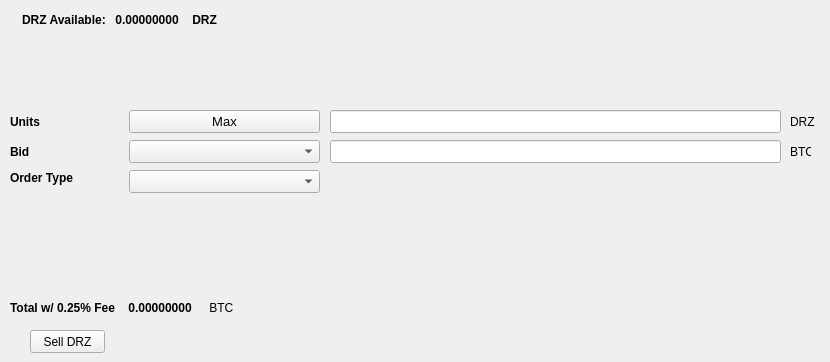
   <widget class="QWidget" name="SellTab">
    <attribute name="title">
     <string>Sell</string>
    </attribute>
    <widget class="QLabel" name="label_16">
     <property name="geometry">
      <rect>
       <x>790</x>
       <y>140</y>
       <width>21</width>
       <height>23</height>
      </rect>
     </property>
     <property name="text">
      <string>BTC</string>
     </property>
    </widget>
    <widget class="QComboBox" name="SellBidcomboBox">
     <property name="geometry">
      <rect>
       <x>129</x>
       <y>140</y>
       <width>191</width>
       <height>23</height>
      </rect>
     </property>
     <property name="font">
      <font>
       <pointsize>10</pointsize>
      </font>
     </property>
    </widget>
    <widget class="QLabel" name="label_18">
     <property name="geometry">
      <rect>
       <x>10</x>
       <y>110</y>
       <width>46</width>
       <height>23</height>
      </rect>
     </property>
     <property name="font">
      <font>
       <weight>75</weight>
       <bold>true</bold>
      </font>
     </property>
     <property name="text">
      <string>Units</string>
     </property>
    </widget>
    <widget class="QPushButton" name="Sell_Max_Amount">
     <property name="geometry">
      <rect>
       <x>129</x>
       <y>110</y>
       <width>191</width>
       <height>23</height>
      </rect>
     </property>
     <property name="font">
      <font>
       <pointsize>10</pointsize>
      </font>
     </property>
     <property name="text">
      <string>Max</string>
     </property>
    </widget>
    <widget class="QLabel" name="label_20">
     <property name="geometry">
      <rect>
       <x>10</x>
       <y>170</y>
       <width>71</width>
       <height>16</height>
      </rect>
     </property>
     <property name="font">
      <font>
       <weight>75</weight>
       <bold>true</bold>
      </font>
     </property>
     <property name="text">
      <string>Order Type</string>
     </property>
    </widget>
    <widget class="QComboBox" name="SellOrdertypeCombo">
     <property name="geometry">
      <rect>
       <x>129</x>
       <y>170</y>
       <width>191</width>
       <height>23</height>
      </rect>
     </property>
     <property name="font">
      <font>
       <pointsize>10</pointsize>
      </font>
     </property>
    </widget>
    <widget class="QLabel" name="label_21">
     <property name="geometry">
      <rect>
       <x>10</x>
       <y>140</y>
       <width>46</width>
       <height>23</height>
      </rect>
     </property>
     <property name="font">
      <font>
       <weight>75</weight>
       <bold>true</bold>
      </font>
     </property>
     <property name="text">
      <string>Bid</string>
     </property>
    </widget>
    <widget class="QLabel" name="label_22">
     <property name="geometry">
      <rect>
       <x>790</x>
       <y>110</y>
       <width>31</width>
       <height>23</height>
      </rect>
     </property>
     <property name="text">
      <string>DRZ</string>
     </property>
    </widget>
    <widget class="QLineEdit" name="UnitsInputDRZ">
     <property name="geometry">
      <rect>
       <x>330</x>
       <y>110</y>
       <width>451</width>
       <height>23</height>
      </rect>
     </property>
     <property name="font">
      <font>
       <pointsize>9</pointsize>
       <weight>75</weight>
       <bold>true</bold>
      </font>
     </property>
    </widget>
    <widget class="QLineEdit" name="SellBidPriceEdit">
     <property name="geometry">
      <rect>
       <x>330</x>
       <y>140</y>
       <width>451</width>
       <height>23</height>
      </rect>
     </property>
     <property name="font">
      <font>
       <pointsize>9</pointsize>
       <weight>75</weight>
       <bold>true</bold>
      </font>
     </property>
    </widget>
    <widget class="QPushButton" name="SellDRZBTN">
     <property name="geometry">
      <rect>
       <x>30</x>
       <y>330</y>
       <width>75</width>
       <height>23</height>
      </rect>
     </property>
     <property name="text">
      <string>Sell DRZ</string>
     </property>
    </widget>
    <widget class="QWidget" name="layoutWidget_3">
     <property name="geometry">
      <rect>
       <x>22</x>
       <y>12</y>
       <width>221</width>
       <height>16</height>
      </rect>
     </property>
     <layout class="QHBoxLayout" name="horizontalLayout">
      <item>
       <widget class="QLabel" name="label232_2">
        <property name="font">
         <font>
          <weight>75</weight>
          <bold>true</bold>
         </font>
        </property>
        <property name="text">
         <string>DRZ Available:</string>
        </property>
       </widget>
      </item>
      <item>
       <widget class="QLabel" name="DRZAvailableLabel">
        <property name="palette">
         <palette>
          <active>
           <colorrole role="WindowText">
            <brush brushstyle="SolidPattern">
             <color alpha="255">
              <red>0</red>
              <green>0</green>
              <blue>0</blue>
             </color>
            </brush>
           </colorrole>
           <colorrole role="Button">
            <brush brushstyle="SolidPattern">
             <color alpha="255">
              <red>0</red>
              <green>170</green>
              <blue>0</blue>
             </color>
            </brush>
           </colorrole>
           <colorrole role="Light">
            <brush brushstyle="SolidPattern">
             <color alpha="255">
              <red>0</red>
              <green>255</green>
              <blue>0</blue>
             </color>
            </brush>
           </colorrole>
           <colorrole role="Midlight">
            <brush brushstyle="SolidPattern">
             <color alpha="255">
              <red>0</red>
              <green>212</green>
              <blue>0</blue>
             </color>
            </brush>
           </colorrole>
           <colorrole role="Dark">
            <brush brushstyle="SolidPattern">
             <color alpha="255">
              <red>0</red>
              <green>85</green>
              <blue>0</blue>
             </color>
            </brush>
           </colorrole>
           <colorrole role="Mid">
            <brush brushstyle="SolidPattern">
             <color alpha="255">
              <red>0</red>
              <green>113</green>
              <blue>0</blue>
             </color>
            </brush>
           </colorrole>
           <colorrole role="Text">
            <brush brushstyle="SolidPattern">
             <color alpha="255">
              <red>0</red>
              <green>170</green>
              <blue>0</blue>
             </color>
            </brush>
           </colorrole>
           <colorrole role="BrightText">
            <brush brushstyle="SolidPattern">
             <color alpha="255">
              <red>255</red>
              <green>255</green>
              <blue>255</blue>
             </color>
            </brush>
           </colorrole>
           <colorrole role="ButtonText">
            <brush brushstyle="SolidPattern">
             <color alpha="255">
              <red>0</red>
              <green>0</green>
              <blue>0</blue>
             </color>
            </brush>
           </colorrole>
           <colorrole role="Base">
            <brush brushstyle="SolidPattern">
             <color alpha="255">
              <red>255</red>
              <green>255</green>
              <blue>255</blue>
             </color>
            </brush>
           </colorrole>
           <colorrole role="Window">
            <brush brushstyle="SolidPattern">
             <color alpha="255">
              <red>0</red>
              <green>170</green>
              <blue>0</blue>
             </color>
            </brush>
           </colorrole>
           <colorrole role="Shadow">
            <brush brushstyle="SolidPattern">
             <color alpha="255">
              <red>0</red>
              <green>0</green>
              <blue>0</blue>
             </color>
            </brush>
           </colorrole>
           <colorrole role="AlternateBase">
            <brush brushstyle="SolidPattern">
             <color alpha="255">
              <red>127</red>
              <green>212</green>
              <blue>127</blue>
             </color>
            </brush>
           </colorrole>
           <colorrole role="ToolTipBase">
            <brush brushstyle="SolidPattern">
             <color alpha="255">
              <red>255</red>
              <green>255</green>
              <blue>220</blue>
             </color>
            </brush>
           </colorrole>
           <colorrole role="ToolTipText">
            <brush brushstyle="SolidPattern">
             <color alpha="255">
              <red>0</red>
              <green>0</green>
              <blue>0</blue>
             </color>
            </brush>
           </colorrole>
          </active>
          <inactive>
           <colorrole role="WindowText">
            <brush brushstyle="SolidPattern">
             <color alpha="255">
              <red>0</red>
              <green>0</green>
              <blue>0</blue>
             </color>
            </brush>
           </colorrole>
           <colorrole role="Button">
            <brush brushstyle="SolidPattern">
             <color alpha="255">
              <red>0</red>
              <green>170</green>
              <blue>0</blue>
             </color>
            </brush>
           </colorrole>
           <colorrole role="Light">
            <brush brushstyle="SolidPattern">
             <color alpha="255">
              <red>0</red>
              <green>255</green>
              <blue>0</blue>
             </color>
            </brush>
           </colorrole>
           <colorrole role="Midlight">
            <brush brushstyle="SolidPattern">
             <color alpha="255">
              <red>0</red>
              <green>212</green>
              <blue>0</blue>
             </color>
            </brush>
           </colorrole>
           <colorrole role="Dark">
            <brush brushstyle="SolidPattern">
             <color alpha="255">
              <red>0</red>
              <green>85</green>
              <blue>0</blue>
             </color>
            </brush>
           </colorrole>
           <colorrole role="Mid">
            <brush brushstyle="SolidPattern">
             <color alpha="255">
              <red>0</red>
              <green>113</green>
              <blue>0</blue>
             </color>
            </brush>
           </colorrole>
           <colorrole role="Text">
            <brush brushstyle="SolidPattern">
             <color alpha="255">
              <red>0</red>
              <green>170</green>
              <blue>0</blue>
             </color>
            </brush>
           </colorrole>
           <colorrole role="BrightText">
            <brush brushstyle="SolidPattern">
             <color alpha="255">
              <red>255</red>
              <green>255</green>
              <blue>255</blue>
             </color>
            </brush>
           </colorrole>
           <colorrole role="ButtonText">
            <brush brushstyle="SolidPattern">
             <color alpha="255">
              <red>0</red>
              <green>0</green>
              <blue>0</blue>
             </color>
            </brush>
           </colorrole>
           <colorrole role="Base">
            <brush brushstyle="SolidPattern">
             <color alpha="255">
              <red>255</red>
              <green>255</green>
              <blue>255</blue>
             </color>
            </brush>
           </colorrole>
           <colorrole role="Window">
            <brush brushstyle="SolidPattern">
             <color alpha="255">
              <red>0</red>
              <green>170</green>
              <blue>0</blue>
             </color>
            </brush>
           </colorrole>
           <colorrole role="Shadow">
            <brush brushstyle="SolidPattern">
             <color alpha="255">
              <red>0</red>
              <green>0</green>
              <blue>0</blue>
             </color>
            </brush>
           </colorrole>
           <colorrole role="AlternateBase">
            <brush brushstyle="SolidPattern">
             <color alpha="255">
              <red>127</red>
              <green>212</green>
              <blue>127</blue>
             </color>
            </brush>
           </colorrole>
           <colorrole role="ToolTipBase">
            <brush brushstyle="SolidPattern">
             <color alpha="255">
              <red>255</red>
              <green>255</green>
              <blue>220</blue>
             </color>
            </brush>
           </colorrole>
           <colorrole role="ToolTipText">
            <brush brushstyle="SolidPattern">
             <color alpha="255">
              <red>0</red>
              <green>0</green>
              <blue>0</blue>
             </color>
            </brush>
           </colorrole>
          </inactive>
          <disabled>
           <colorrole role="WindowText">
            <brush brushstyle="SolidPattern">
             <color alpha="255">
              <red>0</red>
              <green>85</green>
              <blue>0</blue>
             </color>
            </brush>
           </colorrole>
           <colorrole role="Button">
            <brush brushstyle="SolidPattern">
             <color alpha="255">
              <red>0</red>
              <green>170</green>
              <blue>0</blue>
             </color>
            </brush>
           </colorrole>
           <colorrole role="Light">
            <brush brushstyle="SolidPattern">
             <color alpha="255">
              <red>0</red>
              <green>255</green>
              <blue>0</blue>
             </color>
            </brush>
           </colorrole>
           <colorrole role="Midlight">
            <brush brushstyle="SolidPattern">
             <color alpha="255">
              <red>0</red>
              <green>212</green>
              <blue>0</blue>
             </color>
            </brush>
           </colorrole>
           <colorrole role="Dark">
            <brush brushstyle="SolidPattern">
             <color alpha="255">
              <red>0</red>
              <green>85</green>
              <blue>0</blue>
             </color>
            </brush>
           </colorrole>
           <colorrole role="Mid">
            <brush brushstyle="SolidPattern">
             <color alpha="255">
              <red>0</red>
              <green>113</green>
              <blue>0</blue>
             </color>
            </brush>
           </colorrole>
           <colorrole role="Text">
            <brush brushstyle="SolidPattern">
             <color alpha="255">
              <red>0</red>
              <green>85</green>
              <blue>0</blue>
             </color>
            </brush>
           </colorrole>
           <colorrole role="BrightText">
            <brush brushstyle="SolidPattern">
             <color alpha="255">
              <red>255</red>
              <green>255</green>
              <blue>255</blue>
             </color>
            </brush>
           </colorrole>
           <colorrole role="ButtonText">
            <brush brushstyle="SolidPattern">
             <color alpha="255">
              <red>0</red>
              <green>85</green>
              <blue>0</blue>
             </color>
            </brush>
           </colorrole>
           <colorrole role="Base">
            <brush brushstyle="SolidPattern">
             <color alpha="255">
              <red>0</red>
              <green>170</green>
              <blue>0</blue>
             </color>
            </brush>
           </colorrole>
           <colorrole role="Window">
            <brush brushstyle="SolidPattern">
             <color alpha="255">
              <red>0</red>
              <green>170</green>
              <blue>0</blue>
             </color>
            </brush>
           </colorrole>
           <colorrole role="Shadow">
            <brush brushstyle="SolidPattern">
             <color alpha="255">
              <red>0</red>
              <green>0</green>
              <blue>0</blue>
             </color>
            </brush>
           </colorrole>
           <colorrole role="AlternateBase">
            <brush brushstyle="SolidPattern">
             <color alpha="255">
              <red>0</red>
              <green>170</green>
              <blue>0</blue>
             </color>
            </brush>
           </colorrole>
           <colorrole role="ToolTipBase">
            <brush brushstyle="SolidPattern">
             <color alpha="255">
              <red>255</red>
              <green>255</green>
              <blue>220</blue>
             </color>
            </brush>
           </colorrole>
           <colorrole role="ToolTipText">
            <brush brushstyle="SolidPattern">
             <color alpha="255">
              <red>0</red>
              <green>0</green>
              <blue>0</blue>
             </color>
            </brush>
           </colorrole>
          </disabled>
         </palette>
        </property>
        <property name="font">
         <font>
          <weight>75</weight>
          <bold>true</bold>
         </font>
        </property>
        <property name="text">
         <string> 0.00000000 </string>
        </property>
        <property name="textInteractionFlags">
         <set>Qt::LinksAccessibleByMouse|Qt::TextSelectableByKeyboard|Qt::TextSelectableByMouse</set>
        </property>
       </widget>
      </item>
      <item>
       <widget class="QLabel" name="labelDRZ">
        <property name="font">
         <font>
          <weight>75</weight>
          <bold>true</bold>
         </font>
        </property>
        <property name="text">
         <string> DRZ</string>
        </property>
       </widget>
      </item>
     </layout>
    </widget>
    <widget class="QWidget" name="layoutWidget_4">
     <property name="geometry">
      <rect>
       <x>10</x>
       <y>300</y>
       <width>271</width>
       <height>16</height>
      </rect>
     </property>
     <layout class="QHBoxLayout" name="horizontalLayout_2">
      <item>
       <widget class="QLabel" name="label_19">
        <property name="font">
         <font>
          <weight>75</weight>
          <bold>true</bold>
         </font>
        </property>
        <property name="text">
         <string>Total w/ 0.25% Fee </string>
        </property>
       </widget>
      </item>
      <item>
       <widget class="QLabel" name="SellCostLabel">
        <property name="palette">
         <palette>
          <active>
           <colorrole role="WindowText">
            <brush brushstyle="SolidPattern">
             <color alpha="255">
              <red>0</red>
              <green>0</green>
              <blue>0</blue>
             </color>
            </brush>
           </colorrole>
           <colorrole role="Button">
            <brush brushstyle="SolidPattern">
             <color alpha="255">
              <red>0</red>
              <green>170</green>
              <blue>0</blue>
             </color>
            </brush>
           </colorrole>
           <colorrole role="Light">
            <brush brushstyle="SolidPattern">
             <color alpha="255">
              <red>0</red>
              <green>255</green>
              <blue>0</blue>
             </color>
            </brush>
           </colorrole>
           <colorrole role="Midlight">
            <brush brushstyle="SolidPattern">
             <color alpha="255">
              <red>0</red>
              <green>212</green>
              <blue>0</blue>
             </color>
            </brush>
           </colorrole>
           <colorrole role="Dark">
            <brush brushstyle="SolidPattern">
             <color alpha="255">
              <red>0</red>
              <green>85</green>
              <blue>0</blue>
             </color>
            </brush>
           </colorrole>
           <colorrole role="Mid">
            <brush brushstyle="SolidPattern">
             <color alpha="255">
              <red>0</red>
              <green>113</green>
              <blue>0</blue>
             </color>
            </brush>
           </colorrole>
           <colorrole role="Text">
            <brush brushstyle="SolidPattern">
             <color alpha="255">
              <red>0</red>
              <green>170</green>
              <blue>0</blue>
             </color>
            </brush>
           </colorrole>
           <colorrole role="BrightText">
            <brush brushstyle="SolidPattern">
             <color alpha="255">
              <red>255</red>
              <green>255</green>
              <blue>255</blue>
             </color>
            </brush>
           </colorrole>
           <colorrole role="ButtonText">
            <brush brushstyle="SolidPattern">
             <color alpha="255">
              <red>0</red>
              <green>0</green>
              <blue>0</blue>
             </color>
            </brush>
           </colorrole>
           <colorrole role="Base">
            <brush brushstyle="SolidPattern">
             <color alpha="255">
              <red>255</red>
              <green>255</green>
              <blue>255</blue>
             </color>
            </brush>
           </colorrole>
           <colorrole role="Window">
            <brush brushstyle="SolidPattern">
             <color alpha="255">
              <red>0</red>
              <green>170</green>
              <blue>0</blue>
             </color>
            </brush>
           </colorrole>
           <colorrole role="Shadow">
            <brush brushstyle="SolidPattern">
             <color alpha="255">
              <red>0</red>
              <green>0</green>
              <blue>0</blue>
             </color>
            </brush>
           </colorrole>
           <colorrole role="AlternateBase">
            <brush brushstyle="SolidPattern">
             <color alpha="255">
              <red>127</red>
              <green>212</green>
              <blue>127</blue>
             </color>
            </brush>
           </colorrole>
           <colorrole role="ToolTipBase">
            <brush brushstyle="SolidPattern">
             <color alpha="255">
              <red>255</red>
              <green>255</green>
              <blue>220</blue>
             </color>
            </brush>
           </colorrole>
           <colorrole role="ToolTipText">
            <brush brushstyle="SolidPattern">
             <color alpha="255">
              <red>0</red>
              <green>0</green>
              <blue>0</blue>
             </color>
            </brush>
           </colorrole>
          </active>
          <inactive>
           <colorrole role="WindowText">
            <brush brushstyle="SolidPattern">
             <color alpha="255">
              <red>0</red>
              <green>0</green>
              <blue>0</blue>
             </color>
            </brush>
           </colorrole>
           <colorrole role="Button">
            <brush brushstyle="SolidPattern">
             <color alpha="255">
              <red>0</red>
              <green>170</green>
              <blue>0</blue>
             </color>
            </brush>
           </colorrole>
           <colorrole role="Light">
            <brush brushstyle="SolidPattern">
             <color alpha="255">
              <red>0</red>
              <green>255</green>
              <blue>0</blue>
             </color>
            </brush>
           </colorrole>
           <colorrole role="Midlight">
            <brush brushstyle="SolidPattern">
             <color alpha="255">
              <red>0</red>
              <green>212</green>
              <blue>0</blue>
             </color>
            </brush>
           </colorrole>
           <colorrole role="Dark">
            <brush brushstyle="SolidPattern">
             <color alpha="255">
              <red>0</red>
              <green>85</green>
              <blue>0</blue>
             </color>
            </brush>
           </colorrole>
           <colorrole role="Mid">
            <brush brushstyle="SolidPattern">
             <color alpha="255">
              <red>0</red>
              <green>113</green>
              <blue>0</blue>
             </color>
            </brush>
           </colorrole>
           <colorrole role="Text">
            <brush brushstyle="SolidPattern">
             <color alpha="255">
              <red>0</red>
              <green>170</green>
              <blue>0</blue>
             </color>
            </brush>
           </colorrole>
           <colorrole role="BrightText">
            <brush brushstyle="SolidPattern">
             <color alpha="255">
              <red>255</red>
              <green>255</green>
              <blue>255</blue>
             </color>
            </brush>
           </colorrole>
           <colorrole role="ButtonText">
            <brush brushstyle="SolidPattern">
             <color alpha="255">
              <red>0</red>
              <green>0</green>
              <blue>0</blue>
             </color>
            </brush>
           </colorrole>
           <colorrole role="Base">
            <brush brushstyle="SolidPattern">
             <color alpha="255">
              <red>255</red>
              <green>255</green>
              <blue>255</blue>
             </color>
            </brush>
           </colorrole>
           <colorrole role="Window">
            <brush brushstyle="SolidPattern">
             <color alpha="255">
              <red>0</red>
              <green>170</green>
              <blue>0</blue>
             </color>
            </brush>
           </colorrole>
           <colorrole role="Shadow">
            <brush brushstyle="SolidPattern">
             <color alpha="255">
              <red>0</red>
              <green>0</green>
              <blue>0</blue>
             </color>
            </brush>
           </colorrole>
           <colorrole role="AlternateBase">
            <brush brushstyle="SolidPattern">
             <color alpha="255">
              <red>127</red>
              <green>212</green>
              <blue>127</blue>
             </color>
            </brush>
           </colorrole>
           <colorrole role="ToolTipBase">
            <brush brushstyle="SolidPattern">
             <color alpha="255">
              <red>255</red>
              <green>255</green>
              <blue>220</blue>
             </color>
            </brush>
           </colorrole>
           <colorrole role="ToolTipText">
            <brush brushstyle="SolidPattern">
             <color alpha="255">
              <red>0</red>
              <green>0</green>
              <blue>0</blue>
             </color>
            </brush>
           </colorrole>
          </inactive>
          <disabled>
           <colorrole role="WindowText">
            <brush brushstyle="SolidPattern">
             <color alpha="255">
              <red>0</red>
              <green>85</green>
              <blue>0</blue>
             </color>
            </brush>
           </colorrole>
           <colorrole role="Button">
            <brush brushstyle="SolidPattern">
             <color alpha="255">
              <red>0</red>
              <green>170</green>
              <blue>0</blue>
             </color>
            </brush>
           </colorrole>
           <colorrole role="Light">
            <brush brushstyle="SolidPattern">
             <color alpha="255">
              <red>0</red>
              <green>255</green>
              <blue>0</blue>
             </color>
            </brush>
           </colorrole>
           <colorrole role="Midlight">
            <brush brushstyle="SolidPattern">
             <color alpha="255">
              <red>0</red>
              <green>212</green>
              <blue>0</blue>
             </color>
            </brush>
           </colorrole>
           <colorrole role="Dark">
            <brush brushstyle="SolidPattern">
             <color alpha="255">
              <red>0</red>
              <green>85</green>
              <blue>0</blue>
             </color>
            </brush>
           </colorrole>
           <colorrole role="Mid">
            <brush brushstyle="SolidPattern">
             <color alpha="255">
              <red>0</red>
              <green>113</green>
              <blue>0</blue>
             </color>
            </brush>
           </colorrole>
           <colorrole role="Text">
            <brush brushstyle="SolidPattern">
             <color alpha="255">
              <red>0</red>
              <green>85</green>
              <blue>0</blue>
             </color>
            </brush>
           </colorrole>
           <colorrole role="BrightText">
            <brush brushstyle="SolidPattern">
             <color alpha="255">
              <red>255</red>
              <green>255</green>
              <blue>255</blue>
             </color>
            </brush>
           </colorrole>
           <colorrole role="ButtonText">
            <brush brushstyle="SolidPattern">
             <color alpha="255">
              <red>0</red>
              <green>85</green>
              <blue>0</blue>
             </color>
            </brush>
           </colorrole>
           <colorrole role="Base">
            <brush brushstyle="SolidPattern">
             <color alpha="255">
              <red>0</red>
              <green>170</green>
              <blue>0</blue>
             </color>
            </brush>
           </colorrole>
           <colorrole role="Window">
            <brush brushstyle="SolidPattern">
             <color alpha="255">
              <red>0</red>
              <green>170</green>
              <blue>0</blue>
             </color>
            </brush>
           </colorrole>
           <colorrole role="Shadow">
            <brush brushstyle="SolidPattern">
             <color alpha="255">
              <red>0</red>
              <green>0</green>
              <blue>0</blue>
             </color>
            </brush>
           </colorrole>
           <colorrole role="AlternateBase">
            <brush brushstyle="SolidPattern">
             <color alpha="255">
              <red>0</red>
              <green>170</green>
              <blue>0</blue>
             </color>
            </brush>
           </colorrole>
           <colorrole role="ToolTipBase">
            <brush brushstyle="SolidPattern">
             <color alpha="255">
              <red>255</red>
              <green>255</green>
              <blue>220</blue>
             </color>
            </brush>
           </colorrole>
           <colorrole role="ToolTipText">
            <brush brushstyle="SolidPattern">
             <color alpha="255">
              <red>0</red>
              <green>0</green>
              <blue>0</blue>
             </color>
            </brush>
           </colorrole>
          </disabled>
         </palette>
        </property>
        <property name="font">
         <font>
          <weight>75</weight>
          <bold>true</bold>
         </font>
        </property>
        <property name="autoFillBackground">
         <bool>false</bool>
        </property>
        <property name="text">
         <string> 0.00000000</string>
        </property>
        <property name="textInteractionFlags">
         <set>Qt::LinksAccessibleByMouse|Qt::TextSelectableByMouse</set>
        </property>
       </widget>
      </item>
      <item>
       <widget class="QLabel" name="label_17">
        <property name="font">
         <font>
          <weight>50</weight>
          <bold>false</bold>
         </font>
        </property>
        <property name="text">
         <string> BTC</string>
        </property>
       </widget>
      </item>
     </layout>
    </widget>
   </widget>
